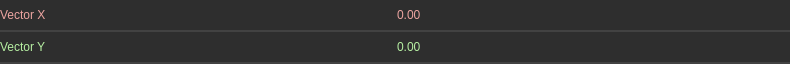
<?xml version="1.0" encoding="UTF-8"?>
<ui version="4.0">
 <class>Widget</class>
 <widget class="QWidget" name="Widget">
  <property name="geometry">
   <rect>
    <x>0</x>
    <y>0</y>
    <width>790</width>
    <height>64</height>
   </rect>
  </property>
  <property name="minimumSize">
   <size>
    <width>0</width>
    <height>0</height>
   </size>
  </property>
  <property name="maximumSize">
   <size>
    <width>16777215</width>
    <height>64</height>
   </size>
  </property>
  <property name="windowTitle">
   <string>Form</string>
  </property>
  <property name="styleSheet">
   <string notr="true">.QWidget {
    font: 580 10pt &quot;Segoe UI&quot;;
    border: 2px solid black;
    border-radius: 0px;
    border-left: 0px;
    border-right: 0px;
	border-top: 0px;
    border-color: rgba(66, 66, 66, 255);
    padding: 8px;
    padding-left: 6px;
    padding-right: 6px;
    color: #e5e5e5;
    background-color: #2e2e2e;
}

.QWidget::hover {
}
.QWidget::selected {
    background-color: #515965;
}</string>
  </property>
  <layout class="QVBoxLayout" name="verticalLayout">
   <property name="spacing">
    <number>0</number>
   </property>
   <property name="leftMargin">
    <number>0</number>
   </property>
   <property name="topMargin">
    <number>0</number>
   </property>
   <property name="rightMargin">
    <number>0</number>
   </property>
   <property name="bottomMargin">
    <number>0</number>
   </property>
   <item>
    <widget class="QFrame" name="frame">
     <property name="maximumSize">
      <size>
       <width>16777215</width>
       <height>32</height>
      </size>
     </property>
     <property name="styleSheet">
      <string notr="true">.QFrame {
    font: 580 10pt &quot;Segoe UI&quot;;
    border: 2px solid black;
    border-radius: 0px;
    border-left: 0px;
    border-right: 0px;
	border-top: 0px;
    border-color: rgba(66, 66, 66, 255);
    color: #e5e5e5;
    background-color: #2e2e2e;
}

.QFrame::hover {
}
.QFrame::selected {
    background-color: #515965;
}</string>
     </property>
     <property name="frameShape">
      <enum>QFrame::StyledPanel</enum>
     </property>
     <property name="frameShadow">
      <enum>QFrame::Raised</enum>
     </property>
     <property name="lineWidth">
      <number>0</number>
     </property>
     <layout class="QHBoxLayout" name="horizontalLayout_2">
      <property name="spacing">
       <number>0</number>
      </property>
      <property name="leftMargin">
       <number>0</number>
      </property>
      <property name="topMargin">
       <number>0</number>
      </property>
      <property name="rightMargin">
       <number>0</number>
      </property>
      <property name="bottomMargin">
       <number>0</number>
      </property>
      <item>
       <widget class="QLabel" name="label">
        <property name="styleSheet">
         <string notr="true">border:0px;
background-color: rgba(255, 255, 255, 0);
font: 8pt &quot;Segoe UI&quot;;
color: #ECA4A0;
</string>
        </property>
        <property name="text">
         <string>Vector X</string>
        </property>
       </widget>
      </item>
      <item>
       <widget class="QDoubleSpinBox" name="vector_x">
        <property name="minimumSize">
         <size>
          <width>0</width>
          <height>0</height>
         </size>
        </property>
        <property name="styleSheet">
         <string notr="true">QDoubleSpinBox {
    font: 580 8pt &quot;Segoe UI&quot;;
    border: 2px solid black;
    border-radius: 2px;
    border-color: rgba(94, 94, 94, 255);
    color: #e5e5e5;
    background-color: #2e2e2e;
border:0px;
color: #ECA4A0;
}

QDoubleSpinBox:focus {
}

QDoubleSpinBox:hover {
}

QDoubleSpinBox:pressed {
	background-color: #252525;
}

QDoubleSpinBox::up-button {
    border: 0px solid black;
    subcontrol-origin: border;
    subcontrol-position: top right;
    border-left: 2px solid black;
    border-bottom: 0px solid black;
    border-top-right-radius: 2px;
    border-color: rgba(94, 94, 94, 255);
	width:16px;
    margin:0px;
border:0px;
}

QDoubleSpinBox::up-arrow {
    image: url(://icons/arrow_drop_up_24dp.svg);
    width: 20px;
    height: 20px;
}

QDoubleSpinBox::down-button {
    subcontrol-origin: border;
    subcontrol-position: bottom right;
	border: 0px solid black;
    border-left: 2px solid black;
    border-top: 2px solid black;
border-bottom-right-radius: 2px;
    border-color: rgba(94, 94, 94, 255);
	width:16px;
    margin:0px;
border:0px;
}

QDoubleSpinBox::down-arrow {
    image: url(://icons/arrow_drop_down_16dp.svg);
    width: 20px;
    height: 20px;
}</string>
        </property>
        <property name="decimals">
         <number>2</number>
        </property>
        <property name="minimum">
         <double>-99999999999.000000000000000</double>
        </property>
        <property name="maximum">
         <double>99999999999.000000000000000</double>
        </property>
        <property name="singleStep">
         <double>0.100000000000000</double>
        </property>
       </widget>
      </item>
     </layout>
    </widget>
   </item>
   <item>
    <widget class="QFrame" name="frame_2">
     <property name="maximumSize">
      <size>
       <width>16777215</width>
       <height>32</height>
      </size>
     </property>
     <property name="styleSheet">
      <string notr="true">.QFrame {
    font: 580 10pt &quot;Segoe UI&quot;;
    border: 2px solid black;
    border-radius: 0px;
    border-left: 0px;
    border-right: 0px;
	border-top: 0px;
    border-color: rgba(66, 66, 66, 255);
    color: #e5e5e5;
    background-color: #2e2e2e;
}

.QFrame::hover {
}
.QFrame::selected {
    background-color: #515965;
}</string>
     </property>
     <property name="frameShape">
      <enum>QFrame::StyledPanel</enum>
     </property>
     <property name="frameShadow">
      <enum>QFrame::Raised</enum>
     </property>
     <property name="lineWidth">
      <number>0</number>
     </property>
     <layout class="QHBoxLayout" name="horizontalLayout_7">
      <property name="spacing">
       <number>0</number>
      </property>
      <property name="leftMargin">
       <number>0</number>
      </property>
      <property name="topMargin">
       <number>0</number>
      </property>
      <property name="rightMargin">
       <number>0</number>
      </property>
      <property name="bottomMargin">
       <number>0</number>
      </property>
      <item>
       <widget class="QLabel" name="label_2">
        <property name="styleSheet">
         <string notr="true">border:0px;
background-color: rgba(255, 255, 255, 0);
font: 8pt &quot;Segoe UI&quot;;
color: #B6EFA2;</string>
        </property>
        <property name="text">
         <string>Vector Y</string>
        </property>
       </widget>
      </item>
      <item>
       <widget class="QDoubleSpinBox" name="vector_y">
        <property name="styleSheet">
         <string notr="true">QDoubleSpinBox {
    font: 580 8pt &quot;Segoe UI&quot;;
    border: 2px solid black;
    border-radius: 2px;
    border-color: rgba(94, 94, 94, 255);
    color: #e5e5e5;
    background-color: #2e2e2e;
border:0px;
color: #B6EFA2;
}

QDoubleSpinBox:focus {
}

QDoubleSpinBox:hover {
}

QDoubleSpinBox:pressed {
	background-color: #252525;
}

QDoubleSpinBox::up-button {
    border: 0px solid black;
    subcontrol-origin: border;
    subcontrol-position: top right;
    border-left: 2px solid black;
    border-bottom: 0px solid black;
    border-top-right-radius: 2px;
    border-color: rgba(94, 94, 94, 255);
	width:16px;
    margin:0px;
border:0px;
}

QDoubleSpinBox::up-arrow {
    image: url(://icons/arrow_drop_up_24dp.svg);
    width: 20px;
    height: 20px;
}

QDoubleSpinBox::down-button {
    subcontrol-origin: border;
    subcontrol-position: bottom right;
	border: 0px solid black;
    border-left: 2px solid black;
    border-top: 2px solid black;
border-bottom-right-radius: 2px;
    border-color: rgba(94, 94, 94, 255);
	width:16px;
    margin:0px;
border:0px;
}

QDoubleSpinBox::down-arrow {
    image: url(://icons/arrow_drop_down_16dp.svg);
    width: 20px;
    height: 20px;
}

QDoubleSpinBox:disabled {
	color: rgba(135, 135, 135, 100);
}</string>
        </property>
        <property name="decimals">
         <number>2</number>
        </property>
        <property name="minimum">
         <double>-99999999999.000000000000000</double>
        </property>
        <property name="maximum">
         <double>99999999999.000000000000000</double>
        </property>
        <property name="singleStep">
         <double>0.100000000000000</double>
        </property>
       </widget>
      </item>
     </layout>
    </widget>
   </item>
  </layout>
 </widget>
 <resources/>
 <connections/>
</ui>
